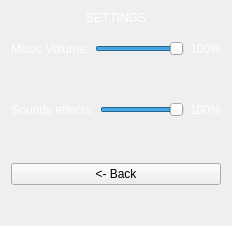
      <widget class="QWidget" name="page_MainMenu_Settings">
       <property name="styleSheet">
        <string notr="true">QLabel {
color: rgb(255, 255, 255);
font: 700 18pt &quot;Segoe UI&quot;;
}</string>
       </property>
       <layout class="QVBoxLayout" name="verticalLayout_25">
        <item>
         <widget class="QLabel" name="label_10">
          <property name="styleSheet">
           <string notr="true">font: 900 36pt &quot;Arial&quot;;
border-color: rgb(0, 0, 0);</string>
          </property>
          <property name="text">
           <string>SETTINGS</string>
          </property>
          <property name="alignment">
           <set>Qt::AlignCenter</set>
          </property>
         </widget>
        </item>
        <item>
         <spacer name="verticalSpacer_11">
          <property name="orientation">
           <enum>Qt::Vertical</enum>
          </property>
          <property name="sizeType">
           <enum>QSizePolicy::Expanding</enum>
          </property>
          <property name="sizeHint" stdset="0">
           <size>
            <width>20</width>
            <height>10</height>
           </size>
          </property>
         </spacer>
        </item>
        <item>
         <layout class="QHBoxLayout" name="horizontalLayout_26">
          <item>
           <widget class="QLabel" name="label_15">
            <property name="text">
             <string>Music Volume:</string>
            </property>
            <property name="alignment">
             <set>Qt::AlignRight|Qt::AlignTrailing|Qt::AlignVCenter</set>
            </property>
           </widget>
          </item>
          <item>
           <widget class="QSlider" name="horizontalSlider">
            <property name="maximum">
             <number>100</number>
            </property>
            <property name="singleStep">
             <number>10</number>
            </property>
            <property name="value">
             <number>100</number>
            </property>
            <property name="orientation">
             <enum>Qt::Horizontal</enum>
            </property>
            <property name="invertedAppearance">
             <bool>false</bool>
            </property>
            <property name="invertedControls">
             <bool>false</bool>
            </property>
            <property name="tickPosition">
             <enum>QSlider::NoTicks</enum>
            </property>
            <property name="tickInterval">
             <number>0</number>
            </property>
           </widget>
          </item>
          <item>
           <widget class="QLabel" name="label_Settings_MusicProc">
            <property name="text">
             <string>100%</string>
            </property>
           </widget>
          </item>
         </layout>
        </item>
        <item>
         <spacer name="verticalSpacer_12">
          <property name="orientation">
           <enum>Qt::Vertical</enum>
          </property>
          <property name="sizeType">
           <enum>QSizePolicy::Expanding</enum>
          </property>
          <property name="sizeHint" stdset="0">
           <size>
            <width>20</width>
            <height>40</height>
           </size>
          </property>
         </spacer>
        </item>
        <item>
         <layout class="QHBoxLayout" name="horizontalLayout_27">
          <item>
           <widget class="QLabel" name="label_19">
            <property name="text">
             <string>Sounds effects:</string>
            </property>
            <property name="alignment">
             <set>Qt::AlignRight|Qt::AlignTrailing|Qt::AlignVCenter</set>
            </property>
           </widget>
          </item>
          <item>
           <widget class="QSlider" name="horizontalSlider_2">
            <property name="maximum">
             <number>100</number>
            </property>
            <property name="singleStep">
             <number>10</number>
            </property>
            <property name="value">
             <number>100</number>
            </property>
            <property name="orientation">
             <enum>Qt::Horizontal</enum>
            </property>
           </widget>
          </item>
          <item>
           <widget class="QLabel" name="label_Settings_FXProc">
            <property name="text">
             <string>100%</string>
            </property>
           </widget>
          </item>
         </layout>
        </item>
        <item>
         <spacer name="verticalSpacer_9">
          <property name="orientation">
           <enum>Qt::Vertical</enum>
          </property>
          <property name="sizeHint" stdset="0">
           <size>
            <width>20</width>
            <height>40</height>
           </size>
          </property>
         </spacer>
        </item>
        <item>
         <widget class="QPushButton" name="pushButton_Settings_Back">
          <property name="text">
           <string>&lt;- Back</string>
          </property>
         </widget>
        </item>
        <item>
         <spacer name="verticalSpacer_10">
          <property name="orientation">
           <enum>Qt::Vertical</enum>
          </property>
          <property name="sizeType">
           <enum>QSizePolicy::Maximum</enum>
          </property>
          <property name="sizeHint" stdset="0">
           <size>
            <width>20</width>
            <height>30</height>
           </size>
          </property>
         </spacer>
        </item>
       </layout>
      </widget>
